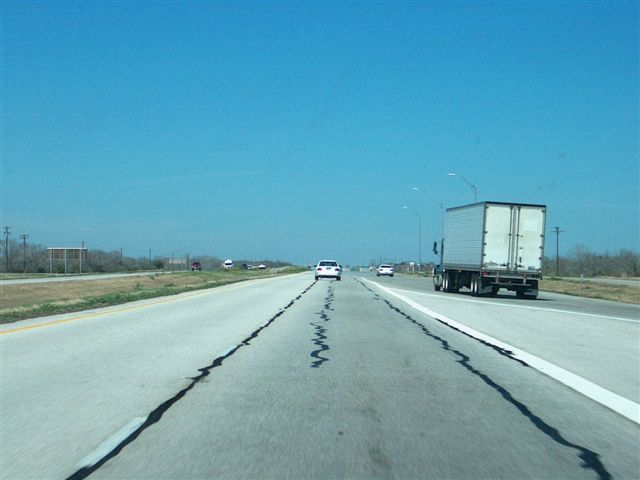
#> input picture Programming/Python/Lane detection/.picasaoriginals/road.1.jpg, 640 x 480 px, given in place of input_video.mp4, which was not available
$ python Road_Detection_Video.py
#> lines starting #> are read from the running program, lines starting #| are printed output that depends on the picture; after the words box and inside, x2 and y2 are one past the last pixel; in counts of white or black regions, pixels touching at a corner belong together; pictures that were not available may be replaced by others from this repository, and a replacement may not be noted
#> further down, frame is the input picture: shape (480, 640, 3); mean B, G, R 183.7, 165, 103.3
import cv2
import numpy as np

def detect_lanes(frame):
    # Convert the frame to grayscale
    gray = cv2.cvtColor(frame, cv2.COLOR_BGR2GRAY)
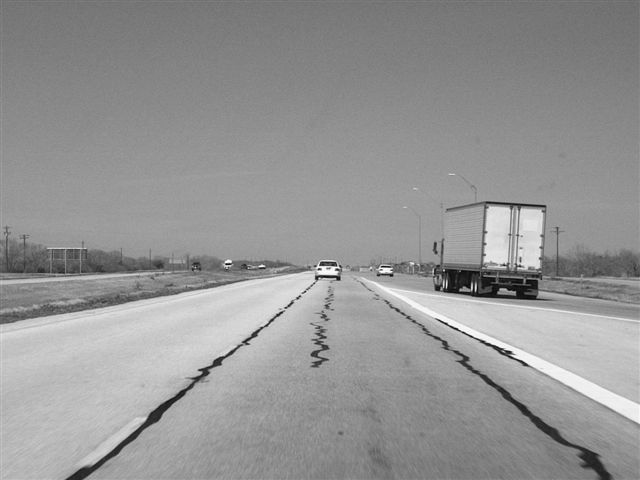
#> gray: shape (480, 640); min 5, max 254, mean 148.7

    # Apply Gaussian blur to reduce noise
    blur = cv2.GaussianBlur(gray, (5, 5), 0)

    # Apply Canny edge detection to detect edges
    edges = cv2.Canny(blur, 50, 150)
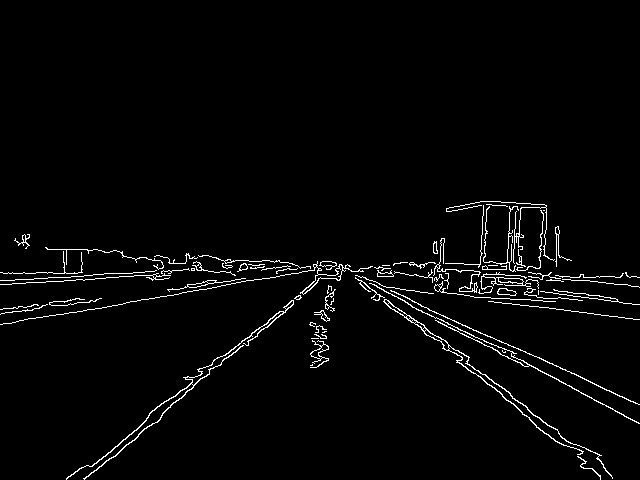
#> edges: shape (480, 640); 2.5% white in thin lines or dots, all inside (x1, y1, x2, y2) = (0, 201, 640, 480)

    # Define the region of interest (ROI)
    mask = np.zeros_like(edges)
    height, width = edges.shape
#> height = 480; width = 640
    vertices = np.array([[(0, height), (width/2, height/2), (width, height)]], dtype=np.int32)
#> vertices = [[0, 480], [320, 240], [640, 480]]
    cv2.fillPoly(mask, vertices, 255)
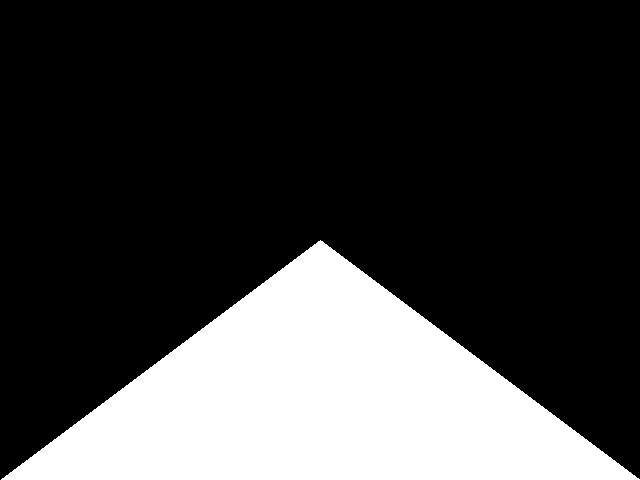
#> mask: shape (480, 640); 25% white; 1 white region, box (x1, y1, x2, y2) and area: (1, 240, 640, 480) 76880
    masked_edges = cv2.bitwise_and(edges, mask)
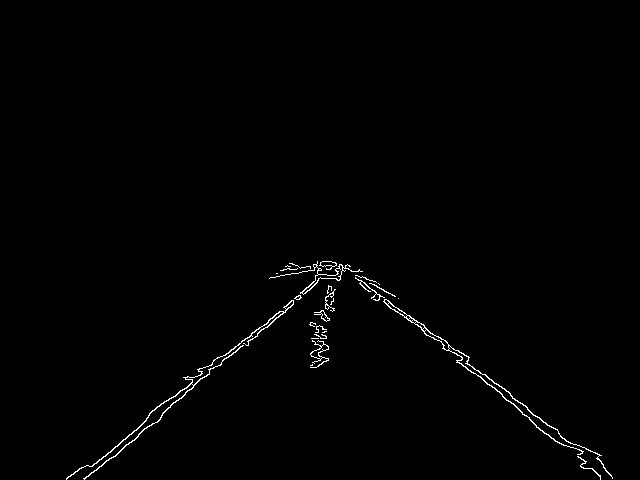
#> masked_edges: shape (480, 640); 0.81% white in thin lines or dots, all inside (x1, y1, x2, y2) = (66, 261, 613, 480)

    # Apply Hough Transform to detect lines
    lines = cv2.HoughLinesP(masked_edges, 1, np.pi/180, 15, np.array([]), minLineLength=4, maxLineGap=20)
#> lines = 74 rows, first 6: [101, 466, 335, 263], [437, 336, 551, 438], [91, 466, 146, 420], [245, 344, 336, 265], [330, 261, 468, 357], [84, 479, 106, 460]

    # Draw the detected lines on a blank image
    line_image = np.zeros((height, width, 3), dtype=np.uint8)
    for line in lines:
        x1, y1, x2, y2 = line[0]
        cv2.line(line_image, (x1, y1), (x2, y2), (0, 255, 0), 5)
#> this loop made 74 passes
#> (x1, y1, x2, y2) on passes 1 to 12: (101, 466, 335, 263), (437, 336, 551, 438), (91, 466, 146, 420), (245, 344, 336, 265), (330, 261, 468, 357), (84, 479, 106, 460), (491, 385, 544, 433), (512, 398, 605, 468), (113, 457, 336, 263), (327, 261, 510, 394), (149, 413, 208, 369), (93, 472, 335, 262)
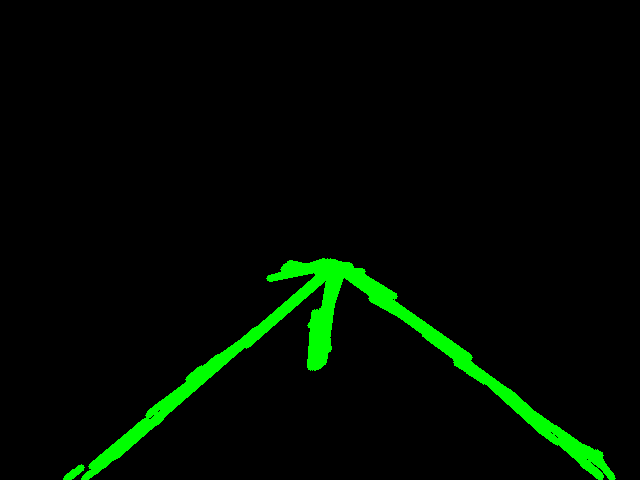
#> line_image: shape (480, 640, 3); mean of channels 0, 1, 2 0, 10.1, 0; drawn as B, G, R

    # Combine the line image with the original frame
    combo_image = cv2.addWeighted(frame, 0.8, line_image, 1, 0)
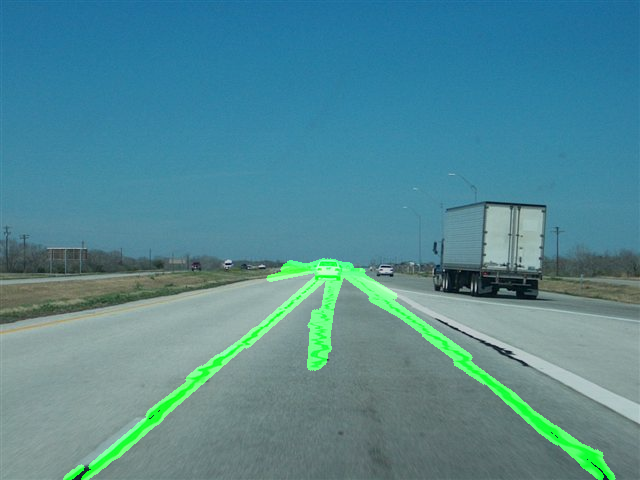
#> combo_image: shape (480, 640, 3); mean B, G, R 146.9, 137.7, 82.6

    return combo_image

cap = cv2.VideoCapture('input_video.mp4')


while cap.isOpened():
    ret, frame = cap.read()
    if ret:
        result = detect_lanes(frame)
        cv2.imshow('Lane Detection', result)
        if cv2.waitKey(1) == ord('q'):
#> (key q is pressed here)
            break
    else:
        break

cap.release()
cv2.destroyAllWindows()

$ run again, on Programming/Python/Lane detection/.picasaoriginals/road.2.jpg
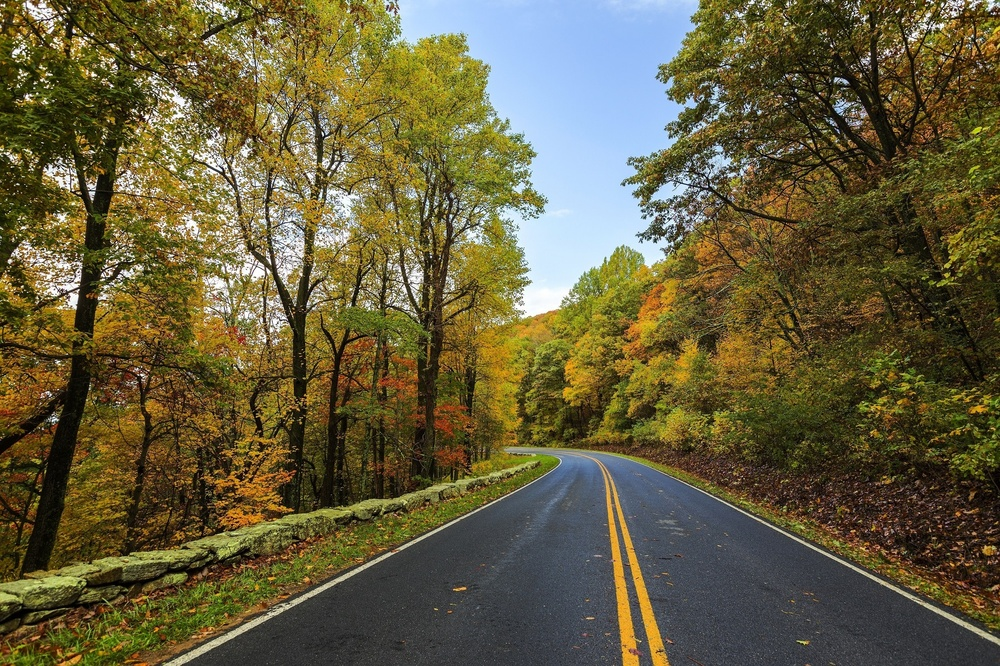
#> input picture Programming/Python/Lane detection/.picasaoriginals/road.2.jpg, 1000 x 666 px, shrunk from 2200 x 1466 before the run, given in place of input_video.mp4, which was not available
#> frame is the input picture: shape (666, 1000, 3); mean B, G, R 62, 93.6, 100.8
#> in detect_lanes, `edges = cv2.Canny(blur, 50, 150)`:
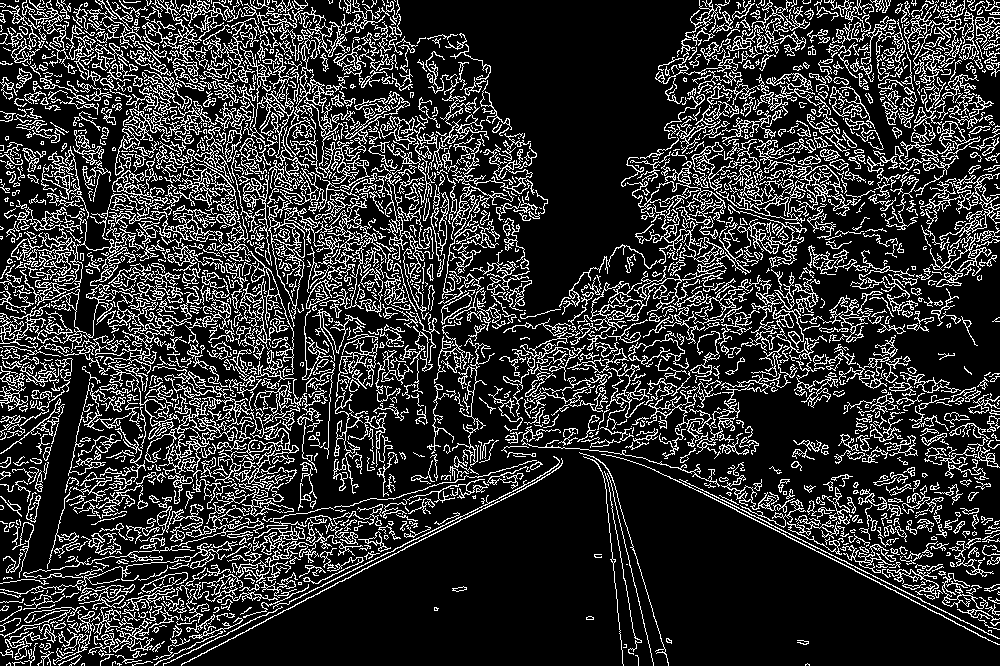
#> edges: shape (666, 1000); 19.5% white in thin lines or dots
#> mask: shape (666, 1000); 25% white; 1 white region, box (x1, y1, x2, y2) and area: (1, 333, 1000, 666) 166667
#> masked_edges: shape (666, 1000); 2.6% white in thin lines or dots, all inside (x1, y1, x2, y2) = (6, 344, 868, 666)
#> lines = 464 rows, first 6: [273, 608, 552, 472], [78, 617, 534, 460], [119, 664, 502, 469], [559, 461, 643, 431], [422, 456, 568, 378], [346, 450, 485, 345]
#> the loop in detect_lanes, `for line in lines:` made 464 passes
#> in detect_lanes, `combo_image = cv2.addWeighted(frame, 0.8, line_image, 1, 0)`:
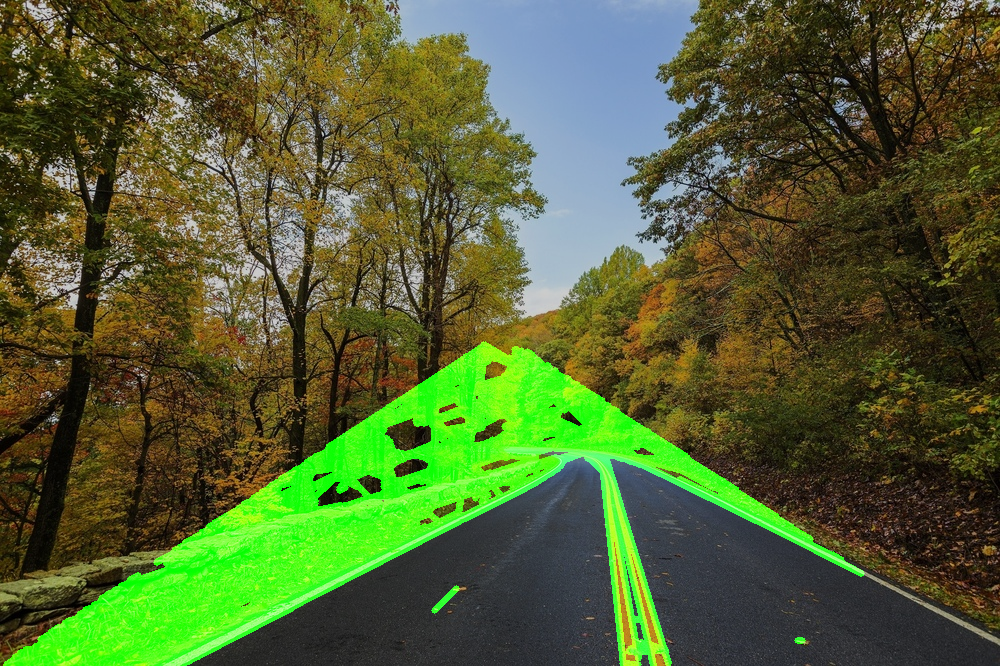
#> combo_image: shape (666, 1000, 3); mean B, G, R 49.6, 96.9, 80.6

$ run again, on Programming/Python/Lane detection/.picasaoriginals/road.4.jpg
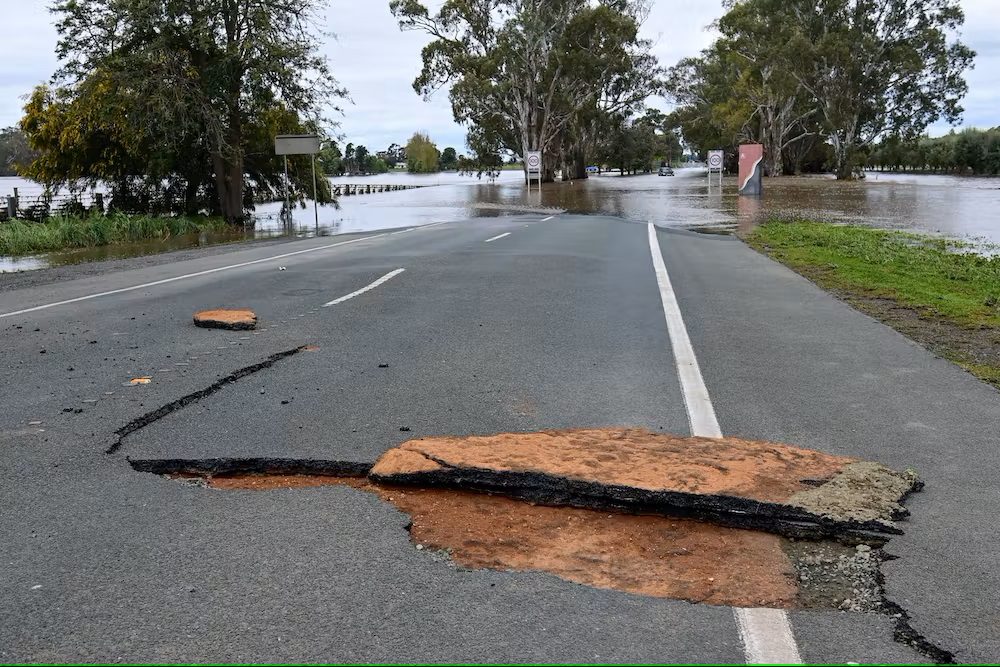
#> input picture Programming/Python/Lane detection/.picasaoriginals/road.4.jpg, 1000 x 667 px, given in place of input_video.mp4, which was not available
#> frame is the input picture: shape (667, 1000, 3); mean B, G, R 106, 110.4, 110.7
#> in detect_lanes, `edges = cv2.Canny(blur, 50, 150)`:
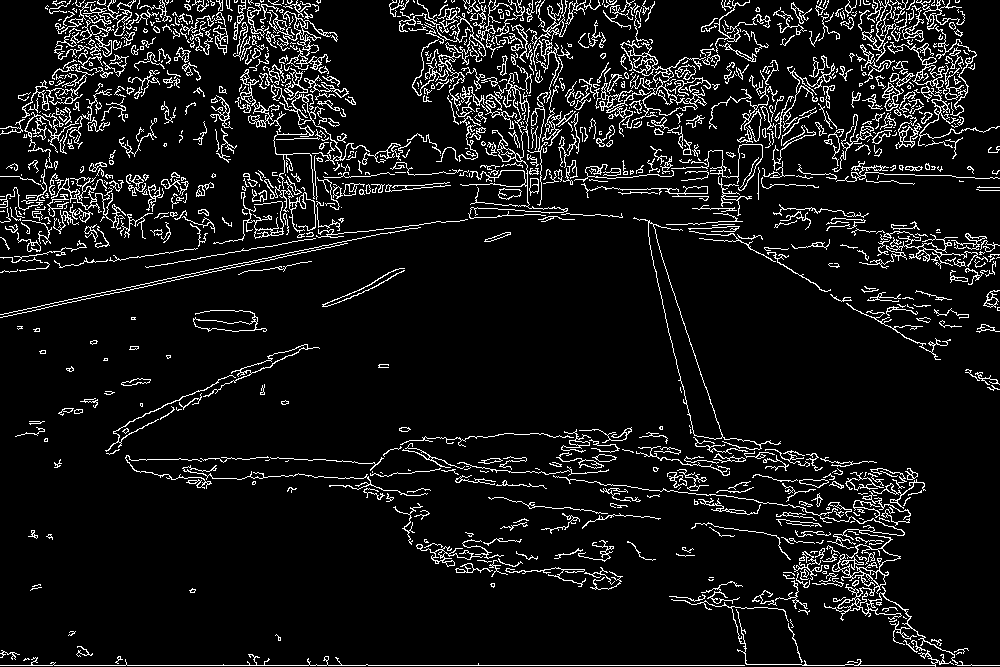
#> edges: shape (667, 1000); 8.5% white in thin lines or dots
#> mask: shape (667, 1000); 25.1% white; 1 white region, box (x1, y1, x2, y2) and area: (1, 333, 1000, 667) 167166
#> masked_edges: shape (667, 1000); 1.3% white in thin lines or dots, all inside (x1, y1, x2, y2) = (2, 427, 999, 667)
#> lines = 410 rows, first 6: [2, 665, 744, 665], [801, 558, 940, 645], [454, 439, 460, 441], [802, 557, 907, 622], [671, 596, 736, 609], [478, 462, 606, 485]
#> the loop in detect_lanes, `for line in lines:` made 410 passes
#> in detect_lanes, `combo_image = cv2.addWeighted(frame, 0.8, line_image, 1, 0)`:
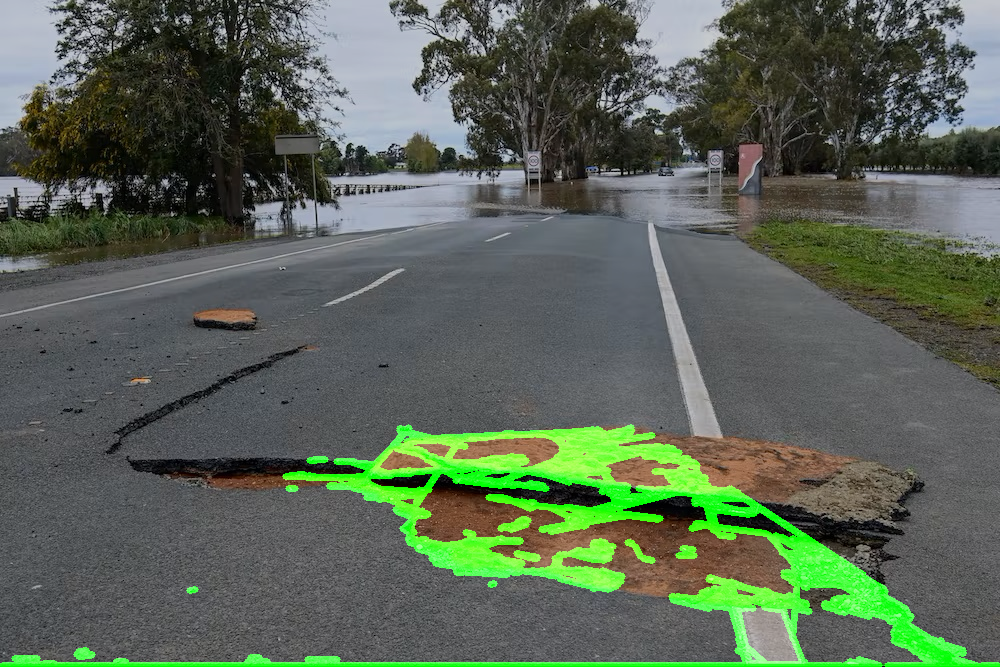
#> combo_image: shape (667, 1000, 3); mean B, G, R 84.8, 100.9, 88.5
